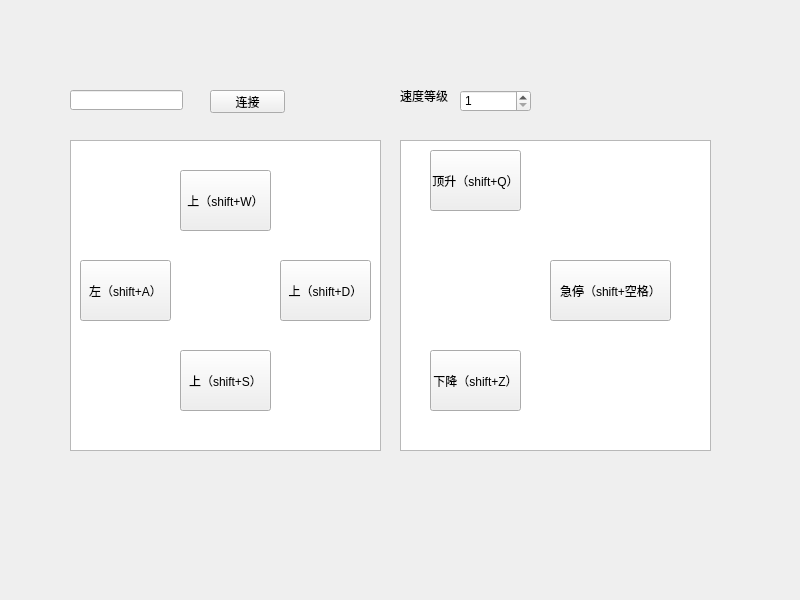
<?xml version="1.0" encoding="UTF-8"?>
<ui version="4.0">
 <class>MainWindow</class>
 <widget class="QMainWindow" name="MainWindow">
  <property name="geometry">
   <rect>
    <x>0</x>
    <y>0</y>
    <width>800</width>
    <height>600</height>
   </rect>
  </property>
  <property name="windowTitle">
   <string>MainWindow</string>
  </property>
  <property name="styleSheet">
   <string notr="true"/>
  </property>
  <widget class="QWidget" name="centralWidget">
   <widget class="QListView" name="listView">
    <property name="geometry">
     <rect>
      <x>70</x>
      <y>140</y>
      <width>311</width>
      <height>311</height>
     </rect>
    </property>
    <property name="styleSheet">
     <string notr="true">QGroupBox {
  border: 1.5px solid rgb(36, 36, 36);
}
border:0; </string>
    </property>
   </widget>
   <widget class="QPushButton" name="pushButton_up">
    <property name="geometry">
     <rect>
      <x>180</x>
      <y>170</y>
      <width>91</width>
      <height>61</height>
     </rect>
    </property>
    <property name="styleSheet">
     <string notr="true"/>
    </property>
    <property name="text">
     <string>上（shift+W）</string>
    </property>
   </widget>
   <widget class="QPushButton" name="pushButton_right">
    <property name="geometry">
     <rect>
      <x>280</x>
      <y>260</y>
      <width>91</width>
      <height>61</height>
     </rect>
    </property>
    <property name="styleSheet">
     <string notr="true"/>
    </property>
    <property name="text">
     <string>上（shift+D）</string>
    </property>
   </widget>
   <widget class="QPushButton" name="pushButton_left">
    <property name="geometry">
     <rect>
      <x>80</x>
      <y>260</y>
      <width>91</width>
      <height>61</height>
     </rect>
    </property>
    <property name="styleSheet">
     <string notr="true"/>
    </property>
    <property name="text">
     <string>左（shift+A）</string>
    </property>
   </widget>
   <widget class="QPushButton" name="pushButton_down">
    <property name="geometry">
     <rect>
      <x>180</x>
      <y>350</y>
      <width>91</width>
      <height>61</height>
     </rect>
    </property>
    <property name="styleSheet">
     <string notr="true"/>
    </property>
    <property name="text">
     <string>上（shift+S）</string>
    </property>
   </widget>
   <widget class="QLineEdit" name="lineEdit_ID">
    <property name="geometry">
     <rect>
      <x>70</x>
      <y>90</y>
      <width>113</width>
      <height>20</height>
     </rect>
    </property>
   </widget>
   <widget class="QPushButton" name="pushButton_connect">
    <property name="geometry">
     <rect>
      <x>210</x>
      <y>90</y>
      <width>75</width>
      <height>23</height>
     </rect>
    </property>
    <property name="text">
     <string>连接</string>
    </property>
   </widget>
   <widget class="QListView" name="listView_2">
    <property name="geometry">
     <rect>
      <x>400</x>
      <y>140</y>
      <width>311</width>
      <height>311</height>
     </rect>
    </property>
   </widget>
   <widget class="QPushButton" name="pushButton_pod_up">
    <property name="geometry">
     <rect>
      <x>430</x>
      <y>150</y>
      <width>91</width>
      <height>61</height>
     </rect>
    </property>
    <property name="styleSheet">
     <string notr="true"/>
    </property>
    <property name="text">
     <string>顶升（shift+Q）</string>
    </property>
   </widget>
   <widget class="QPushButton" name="pushButton_pod_pown">
    <property name="geometry">
     <rect>
      <x>430</x>
      <y>350</y>
      <width>91</width>
      <height>61</height>
     </rect>
    </property>
    <property name="styleSheet">
     <string notr="true"/>
    </property>
    <property name="text">
     <string>下降（shift+Z）</string>
    </property>
   </widget>
   <widget class="QPushButton" name="pushButton_stop">
    <property name="geometry">
     <rect>
      <x>550</x>
      <y>260</y>
      <width>121</width>
      <height>61</height>
     </rect>
    </property>
    <property name="styleSheet">
     <string notr="true"/>
    </property>
    <property name="text">
     <string>急停（shift+空格）</string>
    </property>
   </widget>
   <widget class="QLabel" name="label">
    <property name="geometry">
     <rect>
      <x>400</x>
      <y>90</y>
      <width>54</width>
      <height>12</height>
     </rect>
    </property>
    <property name="text">
     <string>速度等级</string>
    </property>
   </widget>
   <widget class="QSpinBox" name="spinBox_adjust_speed">
    <property name="geometry">
     <rect>
      <x>460</x>
      <y>90</y>
      <width>71</width>
      <height>22</height>
     </rect>
    </property>
    <property name="minimum">
     <number>1</number>
    </property>
    <property name="maximum">
     <number>4</number>
    </property>
   </widget>
  </widget>
 </widget>
 <resources/>
 <connections/>
</ui>
